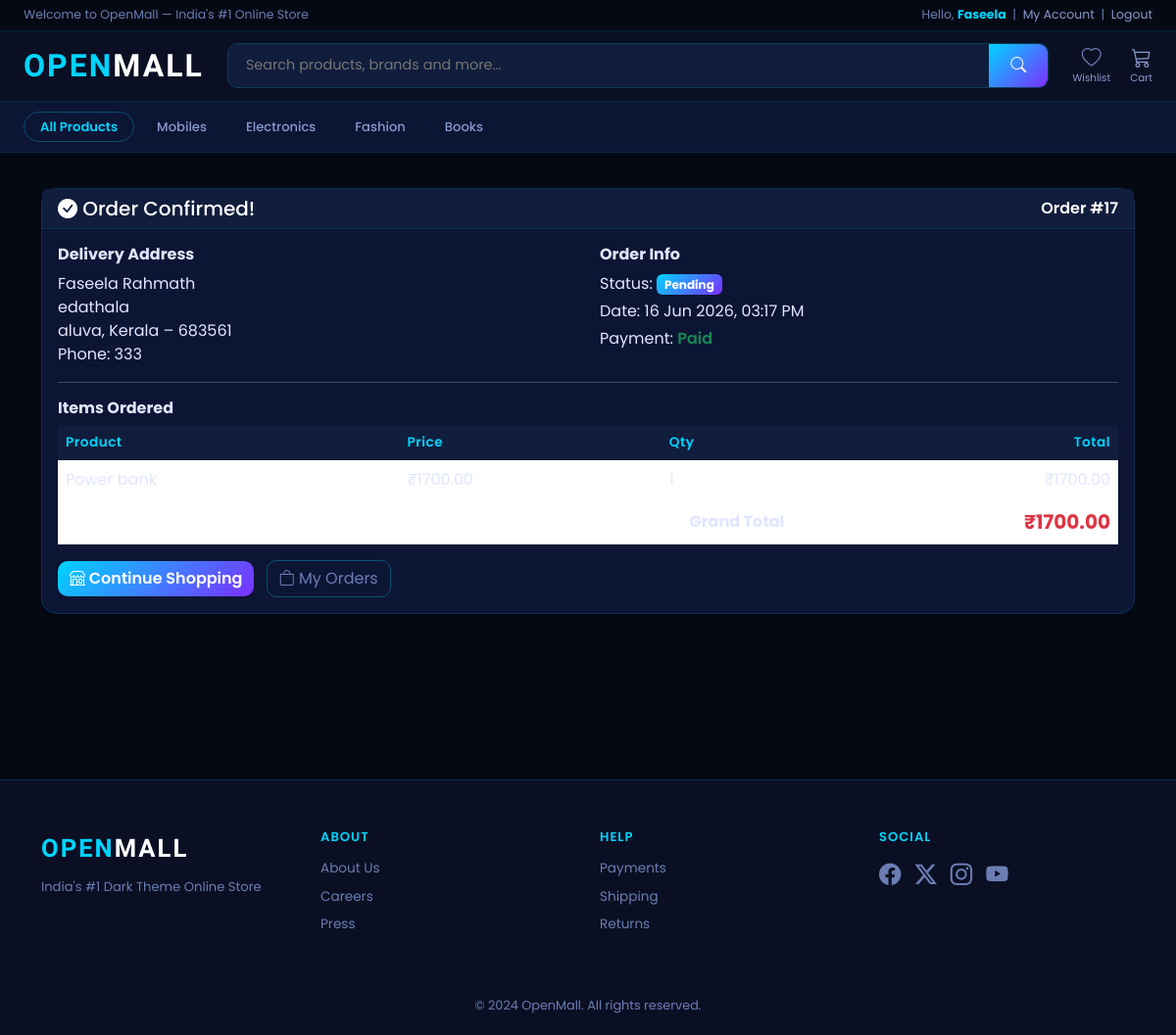
/orders/17/ (signed in), run on the app's committed database.
### store/models.py (models this page shows, shortened)
class Category(models.Model):
    name = models.CharField(max_length=200)
    slug = models.SlugField(unique=True, blank=True)
    image = models.ImageField(upload_to='categories/', blank=True)
    class Meta:
        verbose_name_plural = 'Categories'
    def get_absolute_url(self):
        return reverse('store:product_list_by_category', args=[self.slug])

class Product(models.Model):
    category       = models.ForeignKey(Category, related_name='products', on_delete=models.CASCADE)
    name           = models.CharField(max_length=200)
    slug           = models.SlugField(unique=True, blank=True)
    image          = models.ImageField(upload_to='products/', blank=True)
    description    = models.TextField(blank=True)
    price          = models.DecimalField(max_digits=10, decimal_places=2)
    original_price = models.DecimalField(max_digits=10, decimal_places=2, null=True, blank=True)
    stock          = models.PositiveIntegerField(default=0)
    available      = models.BooleanField(default=True)
    brand          = models.CharField(max_length=100, blank=True)
    rating         = models.DecimalField(max_digits=3, decimal_places=1, default=4.0)
    rating_count   = models.PositiveIntegerField(default=0)
    is_featured    = models.BooleanField(default=False)
    is_bestseller  = models.BooleanField(default=False)
    created        = models.DateTimeField(auto_now_add=True)
    updated        = models.DateTimeField(auto_now=True)
    class Meta:
        ordering = ['-created']

### orders/models.py (models this page shows, shortened)
class Order(models.Model):
    STATUS = [
        ('pending',    'Pending'),
        ('processing', 'Processing'),
        ('shipped',    'Shipped'),
        ('delivered',  'Delivered'),
        ('cancelled',  'Cancelled'),
    ]
    user        = models.ForeignKey(User, on_delete=models.CASCADE, related_name='orders')
    first_name  = models.CharField(max_length=100)
    last_name   = models.CharField(max_length=100)
    email       = models.EmailField()
    phone       = models.CharField(max_length=15)
    address     = models.TextField()
    city        = models.CharField(max_length=100)
    state       = models.CharField(max_length=100)
    pincode     = models.CharField(max_length=10)
    created     = models.DateTimeField(auto_now_add=True)
    updated     = models.DateTimeField(auto_now=True)
    paid        = models.BooleanField(default=False)
    status      = models.CharField(max_length=20, choices=STATUS, default='pending')
    total_price = models.DecimalField(max_digits=10, decimal_places=2, default=0)
    class Meta:
        ordering = ['-created']

class OrderItem(models.Model):
    order    = models.ForeignKey(Order, related_name='items', on_delete=models.CASCADE)
    product  = models.ForeignKey('store.Product', on_delete=models.CASCADE)
    price    = models.DecimalField(max_digits=10, decimal_places=2)
    quantity = models.PositiveIntegerField(default=1)
    def get_cost(self):
        return self.price * self.quantity

### orders/views.py (the view)
# urls.py: path('<int:order_id>/',              views.order_detail,    name='order_detail'),
@login_required
def order_detail(request, order_id):
    order = get_object_or_404(Order, id=order_id, user=request.user)
    return render(request, 'orders/order_detail.html', {'order': order})

### templates/orders/order_detail.html (shortened to what this page needs)
{% extends 'base.html' %}
{% block content %}
<div class="container mt-3">
  <div class="card shadow-sm">
    <div class="card-header bg-success text-white d-flex justify-content-between align-items-center">
      <h5 class="mb-0"><i class="bi bi-check-circle-fill"></i> Order Confirmed!</h5>
      <span>Order #{{ order.id }}</span>
    </div>
    <div class="card-body">
      <div class="row g-4">
        <div class="col-md-6">
          <h6 class="fw-bold">Delivery Address</h6>
          <p class="mb-0">{{ order.first_name }} {{ order.last_name }}</p>
          <p class="mb-0">{{ order.address }}</p>
          <p class="mb-0">{{ order.city }}, {{ order.state }} – {{ order.pincode }}</p>
          <p class="mb-0">Phone: {{ order.phone }}</p>
        </div>
        <div class="col-md-6">
          <h6 class="fw-bold">Order Info</h6>
          <p class="mb-1">Status:
            <span class="badge bg-warning text-dark">{{ order.get_status_display }}</span>
          </p>
          <p class="mb-1">Date: {{ order.created|date:"d M Y, h:i A" }}</p>
          <p class="mb-1">Payment:
            {% if order.paid %}
              <span class="text-success fw-semibold">Paid</span>
            {% else %}
              Cash on Delivery
            {% endif %}
          </p>
        </div>
      </div>
      <hr>
      <h6 class="fw-bold">Items Ordered</h6>
      <table class="table table-borderless">
        <thead class="table-light">
          <tr>
            <th>Product</th><th>Price</th><th>Qty</th><th class="text-end">Total</th>
          </tr>
        </thead>
        <tbody>
          {% for item in order.items.all %}
          <tr>
            <td>{{ item.product.name }}</td>
            <td>₹{{ item.price }}</td>
            <td>{{ item.quantity }}</td>
            <td class="text-end">₹{{ item.get_cost }}</td>
          </tr>
          {% endfor %}
        </tbody>
        <tfoot>
          <tr>
            <td colspan="3" class="text-end fw-bold">Grand Total</td>
            <td class="text-end fw-bold text-danger fs-5">₹{{ order.total_price }}</td>
          </tr>
        </tfoot>
      </table>
      <a href="{% url 'store:home' %}" class="btn btn-warning">
        <i class="bi bi-shop"></i> Continue Shopping
      </a>
      <a href="{% url 'orders:order_list' %}" class="btn btn-outline-secondary ms-2">
        <i class="bi bi-bag"></i> My Orders
      </a>
    </div>
  </div>
</div>
{% endblock %}

### templates/base.html (shortened to what this page needs)
{% load static %}
<!DOCTYPE html>
<html lang="en">
<head>
  <link rel="stylesheet" href="https://cdn.jsdelivr.net/npm/bootstrap@5.3.2/dist/css/bootstrap.min.css">
  <link rel="stylesheet" href="https://cdn.jsdelivr.net/npm/bootstrap-icons@1.11.2/font/bootstrap-icons.min.css">
  <link rel="stylesheet" href="{% static 'css/style.css' %}">
</head>
<body>
<div style="background:#050914; border-bottom:1px solid rgba(0,212,255,0.15); padding:6px 24px; display:flex; justify-content:space-between; align-items:center; font-size:.78rem; font-family:'Poppins',sans-serif;">
  <span style="color:#6b7db3;">Welcome to OpenMall — India's #1 Online Store</span>
  <span style="color:#6b7db3;">
    {% if user.is_authenticated %}
      Hello, <strong style="color:#00d4ff;">{{ user.first_name|default:user.username }}</strong>
      &nbsp;|&nbsp;
      <a href="{% url 'accounts:profile' %}" style="color:#8899cc; text-decoration:none;" onmouseover="this.style.color='#00d4ff'" onmouseout="this.style.color='#8899cc'">My Account</a>
      &nbsp;|&nbsp;
      <a href="{% url 'accounts:logout' %}" style="color:#8899cc; text-decoration:none;" onmouseover="this.style.color='#ff2d78'" onmouseout="this.style.color='#8899cc'">Logout</a>
    {% endif %}
  </span>
</div>
<nav style="background:#0a0f23; border-bottom:1px solid rgba(0,212,255,0.15); padding:0 24px; height:72px; display:flex; align-items:center; gap:24px;">
  <a href="{% url 'store:home' %}" style="text-decoration:none; white-space:nowrap; font-family:'Rajdhani',sans-serif; font-size:2rem; font-weight:700; letter-spacing:2px; flex-shrink:0;">
    <span style="color:#00d4ff;">OPEN</span><span style="color:white;">MALL</span>
  </a>
  <form action="{% url 'store:search' %}" method="get"
        style="flex:1; display:flex; height:46px; border-radius:10px; overflow:hidden; border:1px solid rgba(0,212,255,0.25);">
    <input
      type="search" name="q" value="{{ request.GET.q }}"
      placeholder="Search products, brands and more..."
      style="flex:1; background:#111d3c; border:none; outline:none; color:white; padding:0 18px; font-size:.9rem; font-family:'Poppins',sans-serif;">
    <button type="submit"
      style="background:linear-gradient(135deg,#00d4ff,#7b2fff); border:none; padding:0 22px; color:white; font-size:1rem; cursor:pointer;">
      <i class="bi bi-search"></i>
    </button>
  </form>
  <div style="display:flex; align-items:center; gap:20px; flex-shrink:0;">
    <a href="{% url 'store:wishlist' %}"
       style="display:flex; flex-direction:column; align-items:center; justify-content:center; text-decoration:none; color:#8899cc; transition:color .2s; gap:6px;"
       onmouseover="this.style.color='#00d4ff'"
       onmouseout="this.style.color='#8899cc'">
      <i class="bi bi-heart" style="font-size:1.25rem; line-height:1;"></i>
      <span style="font-size:.65rem; font-family:'Poppins',sans-serif; line-height:1;">Wishlist</span>
    </a>
    <a href="{% url 'cart:cart_detail' %}"
       style="display:flex; flex-direction:column; align-items:center; justify-content:center; text-decoration:none; color:#8899cc; transition:color .2s; gap:6px; position:relative;"
       onmouseover="this.style.color='#00d4ff'"
       onmouseout="this.style.color='#8899cc'">
      <i class="bi bi-cart3" style="font-size:1.25rem; line-height:1;"></i>
      <span style="font-size:.65rem; font-family:'Poppins',sans-serif; line-height:1;">Cart</span>
    </a>
  </div>
</nav>
<nav style="background:#0d1535; border-bottom:1px solid rgba(0,212,255,0.1); padding:10px 24px; display:flex; gap:6px; overflow-x:auto; white-space:nowrap;">
  <a href="{% url 'store:product_list' %}"
     style="color:#00d4ff; text-decoration:none; font-size:.82rem; font-weight:600; padding:5px 16px; border-radius:20px; border:1px solid rgba(0,212,255,0.3); font-family:'Poppins',sans-serif; transition:all .2s;"
     onmouseover="this.style.background='rgba(0,212,255,0.1)'"
     onmouseout="this.style.background='transparent'">
    All Products
  </a>
  {% for cat in categories_nav %}
    <a href="{{ cat.get_absolute_url }}"
       style="color:#8899cc; text-decoration:none; font-size:.82rem; font-weight:500; padding:5px 16px; border-radius:20px; border:1px solid transparent; font-family:'Poppins',sans-serif; transition:all .2s;"
       onmouseover="this.style.color='#00d4ff'; this.style.borderColor='rgba(0,212,255,0.3)'; this.style.background='rgba(0,212,255,0.08)'"
       onmouseout="this.style.color='#8899cc'; this.style.borderColor='transparent'; this.style.background='transparent'">
      {{ cat.name }}
    </a>
  {% endfor %}
</nav>
<main style="background:#050914; min-height:80vh; padding:20px 0;">
  {% block content %}{% endblock %}
</main>
<footer style="background:#0a0f23; border-top:1px solid rgba(0,212,255,0.15); padding:50px 0 20px;">
  <div class="container">
    <div class="row g-4">
      <div class="col-md-3">
        <a href="{% url 'store:home' %}" style="text-decoration:none; font-family:'Rajdhani',sans-serif; font-size:1.6rem; font-weight:700; letter-spacing:2px;">
          <span style="color:#00d4ff;">OPEN</span><span style="color:white;">MALL</span>
        </a>
        <p style="color:#6b7db3; font-size:.82rem; margin-top:10px;">India's #1 Dark Theme Online Store</p>
      </div>
      <div class="col-md-3">
        <h6 style="color:#00d4ff; font-weight:600; letter-spacing:1px; font-size:.82rem; margin-bottom:14px;">ABOUT</h6>
        <ul class="list-unstyled" style="font-size:.85rem;">
          <li class="mb-2"><a href="#" style="color:#6b7db3; text-decoration:none;" onmouseover="this.style.color='#00d4ff'" onmouseout="this.style.color='#6b7db3'">About Us</a></li>
          <li class="mb-2"><a href="#" style="color:#6b7db3; text-decoration:none;" onmouseover="this.style.color='#00d4ff'" onmouseout="this.style.color='#6b7db3'">Careers</a></li>
          <li class="mb-2"><a href="#" style="color:#6b7db3; text-decoration:none;" onmouseover="this.style.color='#00d4ff'" onmouseout="this.style.color='#6b7db3'">Press</a></li>
        </ul>
      </div>
      <div class="col-md-3">
        <h6 style="color:#00d4ff; font-weight:600; letter-spacing:1px; font-size:.82rem; margin-bottom:14px;">HELP</h6>
        <ul class="list-unstyled" style="font-size:.85rem;">
          <li class="mb-2"><a href="#" style="color:#6b7db3; text-decoration:none;" onmouseover="this.style.color='#00d4ff'" onmouseout="this.style.color='#6b7db3'">Payments</a></li>
          <li class="mb-2"><a href="#" style="color:#6b7db3; text-decoration:none;" onmouseover="this.style.color='#00d4ff'" onmouseout="this.style.color='#6b7db3'">Shipping</a></li>
          <li class="mb-2"><a href="#" style="color:#6b7db3; text-decoration:none;" onmouseover="this.style.color='#00d4ff'" onmouseout="this.style.color='#6b7db3'">Returns</a></li>
        </ul>
      </div>
      <div class="col-md-3">
        <h6 style="color:#00d4ff; font-weight:600; letter-spacing:1px; font-size:.82rem; margin-bottom:14px;">SOCIAL</h6>
        <div style="display:flex; gap:14px; font-size:1.4rem;">
          <a href="#" style="color:#6b7db3; transition:color .2s;" onmouseover="this.style.color='#00d4ff'" onmouseout="this.style.color='#6b7db3'"><i class="bi bi-facebook"></i></a>
          <a href="#" style="color:#6b7db3; transition:color .2s;" onmouseover="this.style.color='#00d4ff'" onmouseout="this.style.color='#6b7db3'"><i class="bi bi-twitter-x"></i></a>
          <a href="#" style="color:#6b7db3; transition:color .2s;" onmouseover="this.style.color='#ff2d78'" onmouseout="this.style.color='#6b7db3'"><i class="bi bi-instagram"></i></a>
          <a href="#" style="color:#6b7db3; transition:color .2s;" onmouseover="this.style.color='#ff2d78'" onmouseout="this.style.color='#6b7db3'"><i class="bi bi-youtube"></i></a>
        </div>
      </div>
    </div>
    <hr style="border-color:rgba(0,212,255,0.1); margin-top:30px;">
    <p style="text-align:center; color:#6b7db3; font-size:.8rem; margin:0;">© 2024 OpenMall. All rights reserved.</p>
  </div>
</footer>
</body>
</html>

### data on the page
Category: name "Mobiles"
Category: name "Electronics"
Category: name "Fashion"
Category: name "Books"
Order: id "17", first_name "Faseela", last_name "Rahmath", address "edathala", city "aluva", state "Kerala", pincode "683561", phone "333", status "Pending", created "16 Jun 2026, 03:17 PM", total_price "1700.00"
OrderItem: product.name "Power bank", price "1700.00", quantity "1", get_cost "1700.00"

### other printed values
{{ user.first_name|default:user.username }} "Faseela"
